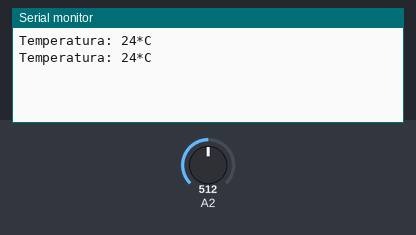
This sketch was run on a simulated Arduino Uno, built with avr-gcc and run on an emulated ATmega328P. Parts: the last lines printed to the serial monitor. Inputs (shaded band) come from the test bench; at power-on: A2 = 512.

Above: at 2.2 s.
2.3 s: A2 set to 716
At 3.6 s:
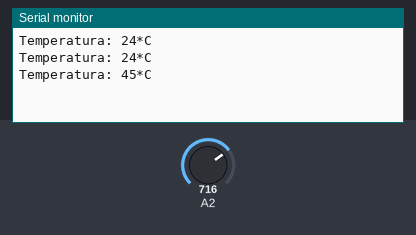
3.8 s: A2 set to 900
At 4.8 s:
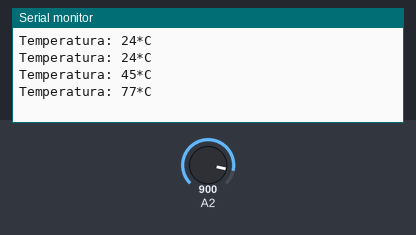
Timing chart, 0 to 6.8 s (numbered marks = the images above; inputs shaded):
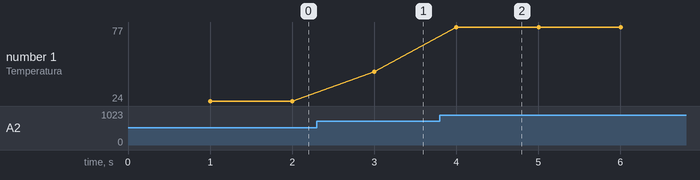

Measured:
- after the input at 2.3 s, the serial monitor: prints a new line after 0.70 s (image 1)
- after the input at 3.8 s, the serial monitor: prints a new line after 0.20 s (image 2)
- plotted number 1: 24 → 45 after the input at 2.3 s, 45 → 77 after the input at 3.8 s

The sketch:

Sensor_de_Temperatura_NTC_10K.ino
```cpp
/*******************************************************************************************************
------------------------------------Autor : Bruno Henrique D. Macedo---------------------------------
------------------------------------date : 13/04/2024------------------------------------------------
------------------------------------função do programa: Sensor de Temperatura NTC 10K
*******************************************************************************************************/

#include <Thermistor.h> //INCLUSÃO DA BIBLIOTECA

Thermistor temp(2); //VARIÁVEL DO TIPO THERMISTOR, INDICANDO O PINO ANALÓGICO (A2) EM QUE O SENSOR ESTÁ CONECTADO
void setup() {
  Serial.begin(9600); //INICIALIZA A SERIAL
  delay(1000); //INTERVALO DE 1 SEGUNDO
}
void loop() {
  int temperature = temp.getTemp(); //VARIÁVEL DO TIPO INTEIRO QUE RECEBE O VALOR DE TEMPERATURA CALCULADO PELA BIBLIOTECA
  Serial.print("Temperatura: "); //IMPRIME O TEXTO NO MONITOR SERIAL
  Serial.print(temperature); //IMPRIME NO MONITOR SERIAL A TEMPERATURA MEDIDA
  Serial.println("*C"); //IMPRIME O TEXTO NO MONITOR SERIAL
  delay(1000); //INTERVALO DE 1 SEGUNDO
}
```

Thermistor.h
```cpp
/**********************************************************************************/
/* Thermistor -- manages a 10k Thermistor in the follwing circuit: 				  */
/*     																			  */
/*		(Ground) ---- (10k-Resister) -------|------- (Thermistor) ---- (+5v)	  */
/*                                          |									  */
/*                                      Analog Pin								  */
/*																				  */
/*			code based from code on Arduino playground found here:				  */
/*			http://www.arduino.cc/playground/ComponentLib/Thermistor2			  */
/*																				  */
/*								max mayfield									  */
/*								mm systems										  */
/*								max.mayfield@hotmail.com						  */
/**********************************************************************************/

#ifndef Thermistor_h
#define Thermistor_h

#include "Arduino.h"
#include "math.h"


class Thermistor {
	public:
		Thermistor(int pin);
		double getTemp();
	private:
		int _pin;
};

#endif
```
